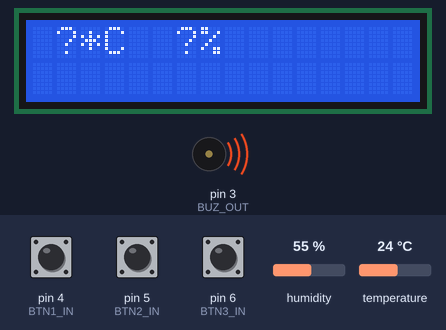
Simulated run of this sketch. Board: Arduino Uno, built with avr-gcc and run on an emulated ATmega328P. On the bench: 16×2 character LCD, buzzer (waves = sounding). Inputs (shaded band) come from the test bench; at power-on: pin 4 (BTN1_IN) HIGH, pin 5 (BTN2_IN) HIGH, pin 6 (BTN3_IN) HIGH, humidity 55 %, temperature 24 °C.

Above: at 1.2 s.
1.3 s: pin 4 (BTN1_IN) pulled LOW for 0.15 s
At 2.0 s:
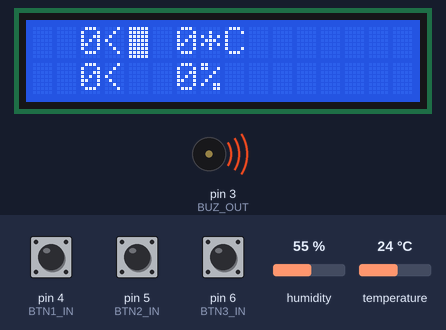
3.8 s: pin 5 (BTN2_IN) pulled LOW for 1 s
At 5.1 s:
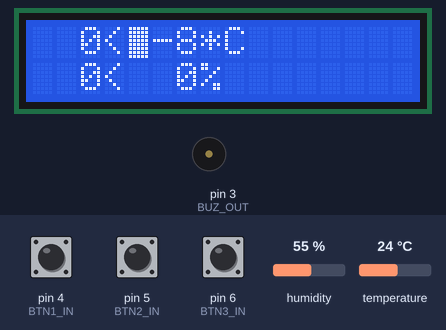
6.3 s: pin 6 (BTN3_IN) pulled LOW for 3.2 s
At 10.5 s:
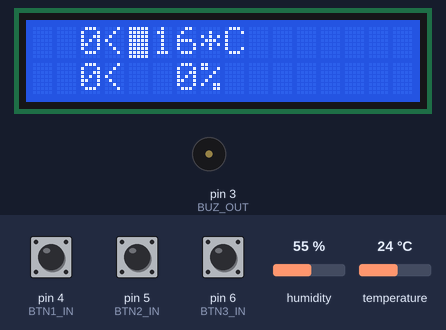
11.0 s: pin 4 (BTN1_IN) pulled LOW for 1 s
At 11.12 s:
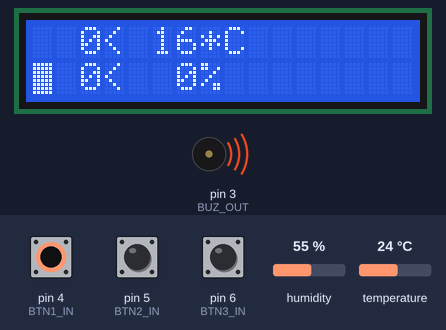
13.5 s: pin 6 (BTN3_IN) pulled LOW for 0.15 s
At 14.2 s:
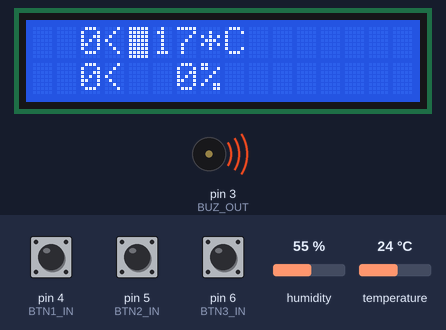
15.9 s: pin 5 (BTN2_IN) pulled LOW for 0.15 s
At 16.6 s:
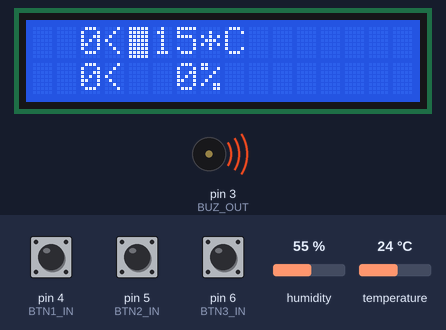
Timing chart, 0 to 18.9 s (numbered marks = the images above; inputs shaded):
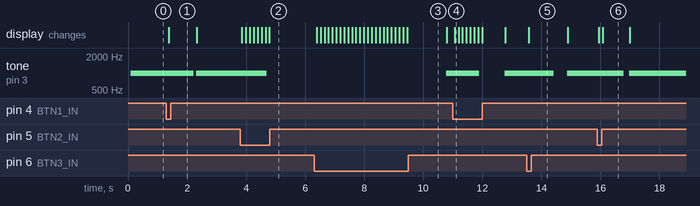

Measured:
- after the input at 1.3 s, tone on pin 3 (BUZ_OUT): 1000 Hz → silent after 0.93 s, → 1000 Hz 0.08 s later; the display: changes after 0.09 s (image 1)
- after the input at 3.8 s, tone on pin 3 (BUZ_OUT): 1000 Hz → silent after 0.90 s; the display: first changes after 0.06 s (image 2 shows a later state)
- after the input at 6.3 s, tone on pin 3 (BUZ_OUT): silent → 1000 Hz after 4.5 s instead of 0.21 s; the display: first changes after 0.09 s (image 3 shows a later state)
- after the input at 11.0 s, tone on pin 3 (BUZ_OUT): 1000 Hz → silent after 0.90 s, → 1000 Hz 0.86 s later; the display: changes after 0.06 s (image 4)
- after the input at 13.5 s, tone on pin 3 (BUZ_OUT): 1000 Hz → silent after 0.92 s, → 1000 Hz 0.46 s later; the display: changes after 0.08 s (image 5)
- after the input at 15.9 s, tone on pin 3 (BUZ_OUT): 1000 Hz → silent after 0.88 s, → 1000 Hz 0.19 s later; the display: first changes at once (image 6 shows a later state)
- what the display in image 6 shows lasts 0.9 s, from 16.1 s to 17.0 s

The sketch:

main.ino
```cpp
#include <LiquidCrystal_I2C.h>
#include <Wire.h>
#include <DHT.h>
#include <ThreeWire.h>
#include <RtcDS1302.h>

// config
#define LCD_SDA 0
#define LCD_SCL 1

#define DHT_DAT 2

#define BUZ_OUT 3

#define BTN1_IN 4
#define BTN2_IN 5
#define BTN3_IN 6

#define RTC_CLK 7 // SCLK
#define RTC_DAT 8 // IO
#define RTC_RST 9 // CE

LiquidCrystal_I2C lcd(0x27, 16, 2);
DHT dht(DHT_DAT, DHT11);
ThreeWire tw(RTC_DAT, RTC_CLK, RTC_RST);
RtcDS1302<ThreeWire> rtc(tw);

struct Settings {
  enum  PropertiesIndices {
    MIN_T, MAX_T,
    MIN_H, MAX_H
  };
  int position = 0;
  int properties[4] {
    [MIN_T] = 20, [MAX_T] = 30, [MIN_H] = 40, [MAX_H] = 60
  };
  int positionDisplay[4][2] {
    [MIN_T] = { 0, 0 },
    [MAX_T] = { 4, 0 },
    [MIN_H] = { 0, 1 },
    [MAX_H] = { 4, 1 }
  };

  void operator++(int) {
    if (sizeof(position + 1) > 4)
      tone(BUZ_OUT, 500, 500);
    else {
      properties[position]++;
      rtc.SetMemory(position, properties[position]);
    }
  }

  void operator--(int) {
    if (sizeof(position - 1) > 4)
      tone(BUZ_OUT, 500, 500);
    else {
      properties[position]--;
      rtc.SetMemory(position, properties[position]);
    }
  }

  inline void next() {
    position = (position > 2) ? 0 : ++position;
  }

  inline int* getPositionDisplay() {
    return positionDisplay[position];
  }
} settings;

void setup() {
  Wire.setSDA(LCD_SDA);
  Wire.setSCL(LCD_SCL);
  Wire.begin();

  lcd.init();
  lcd.backlight();

  dht.begin();

  pinMode(BUZ_OUT, OUTPUT);

  pinMode(BTN1_IN, INPUT_PULLUP);
  pinMode(BTN2_IN, INPUT_PULLUP);
  pinMode(BTN3_IN, INPUT_PULLUP);

  rtc.Begin();
  if (rtc.GetIsRunning()) {
    settings.properties[settings.MIN_T] = rtc.GetMemory(0x0);
    settings.properties[settings.MAX_T] = rtc.GetMemory(0x1);
    settings.properties[settings.MIN_H] = rtc.GetMemory(0x2);
    settings.properties[settings.MAX_H] = rtc.GetMemory(0x3);
  }
  else
    rtc.SetIsRunning(true);
}

void loop() {
  static enum States { CURRENT, SETTINGS } state = CURRENT;
  static auto last = millis();
  char buf[32];

  lcd.setCursor(0, 0);

  if (!digitalRead(BTN1_IN) || !digitalRead(BTN2_IN) || !digitalRead(BTN3_IN))
    state = SETTINGS;

  switch (state) {
    case CURRENT: {
      auto t = dht.readTemperature(), h = dht.readHumidity();

      if (t < settings.MIN_T || t > settings.MAX_T || h < settings.MIN_H || h > settings.MAX_H)
        tone(BUZ_OUT, 1000, 1000);

      lcd.noBlink();
      snprintf(buf, sizeof buf, "%2.2f*C %2.2f%%  ", t, h);
      lcd.print(buf);
      lcd.setCursor(0, 1);
      lcd.print("                ");
      break;
    }

    case SETTINGS:
    if (!digitalRead(BTN1_IN))
      settings.next();

    if (!digitalRead(BTN2_IN))
      settings--;

    if (!digitalRead(BTN3_IN))
      settings++;

    snprintf(buf, sizeof buf, "%3d<%3d*C       ", settings.properties[settings.MIN_T], settings.properties[settings.MAX_T]);
    lcd.print(buf);
    lcd.setCursor(0, 1);
    snprintf(buf, sizeof buf, "%3d<%3d%%        ", settings.properties[settings.MIN_H], settings.properties[settings.MAX_H]);
    lcd.print(buf);
    lcd.blink();

    auto tmp = settings.getPositionDisplay();
    lcd.setCursor(tmp[0], tmp[1]);

    if (millis() - last >= 2000) {
      state = CURRENT;
      last = millis();
    }

    break;
  }

  delay(100);
}
```
